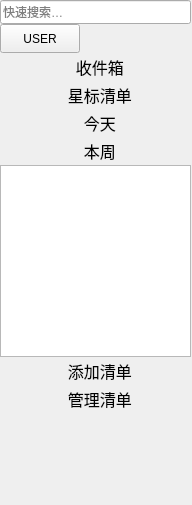
         <widget class="QWidget" name="leftWidget" native="true">
          <property name="sizePolicy">
           <sizepolicy hsizetype="Preferred" vsizetype="Expanding">
            <horstretch>0</horstretch>
            <verstretch>0</verstretch>
           </sizepolicy>
          </property>
          <property name="maximumSize">
           <size>
            <width>192</width>
            <height>16777215</height>
           </size>
          </property>
          <layout class="QVBoxLayout" name="verticalLayout">
           <property name="spacing">
            <number>0</number>
           </property>
           <property name="margin">
            <number>0</number>
           </property>
           <item>
            <widget class="QLineEdit" name="searchLE">
             <property name="minimumSize">
              <size>
               <width>191</width>
               <height>24</height>
              </size>
             </property>
             <property name="maximumSize">
              <size>
               <width>191</width>
               <height>24</height>
              </size>
             </property>
             <property name="autoFillBackground">
              <bool>false</bool>
             </property>
             <property name="inputMask">
              <string/>
             </property>
             <property name="text">
              <string/>
             </property>
             <property name="placeholderText">
              <string>快速搜索…</string>
             </property>
            </widget>
           </item>
           <item>
            <layout class="QHBoxLayout" name="horizontalLayout_2">
             <item>
              <widget class="QPushButton" name="userMenuBtn">
               <property name="minimumSize">
                <size>
                 <width>0</width>
                 <height>29</height>
                </size>
               </property>
               <property name="maximumSize">
                <size>
                 <width>16777215</width>
                 <height>29</height>
                </size>
               </property>
               <property name="text">
                <string>USER</string>
               </property>
              </widget>
             </item>
             <item>
              <spacer name="horizontalSpacer_2">
               <property name="orientation">
                <enum>Qt::Horizontal</enum>
               </property>
               <property name="sizeHint" stdset="0">
                <size>
                 <width>40</width>
                 <height>20</height>
                </size>
               </property>
              </spacer>
             </item>
            </layout>
           </item>
           <item>
            <widget class="QPushButton" name="inboxBtn">
             <property name="minimumSize">
              <size>
               <width>191</width>
               <height>28</height>
              </size>
             </property>
             <property name="maximumSize">
              <size>
               <width>191</width>
               <height>28</height>
              </size>
             </property>
             <property name="font">
              <font>
               <family>Microsoft JhengHei UI</family>
               <pointsize>12</pointsize>
               <weight>50</weight>
               <bold>false</bold>
              </font>
             </property>
             <property name="cursor">
              <cursorShape>PointingHandCursor</cursorShape>
             </property>
             <property name="text">
              <string>  收件箱</string>
             </property>
             <property name="icon">
              <iconset>
               <normaloff>:/images/table.png</normaloff>:/images/table.png</iconset>
             </property>
             <property name="iconSize">
              <size>
               <width>24</width>
               <height>24</height>
              </size>
             </property>
             <property name="checkable">
              <bool>true</bool>
             </property>
             <property name="checked">
              <bool>false</bool>
             </property>
             <property name="flat">
              <bool>true</bool>
             </property>
            </widget>
           </item>
           <item>
            <widget class="QPushButton" name="starListBtn">
             <property name="minimumSize">
              <size>
               <width>191</width>
               <height>28</height>
              </size>
             </property>
             <property name="maximumSize">
              <size>
               <width>191</width>
               <height>28</height>
              </size>
             </property>
             <property name="font">
              <font>
               <family>Microsoft JhengHei UI</family>
               <pointsize>12</pointsize>
               <weight>50</weight>
               <bold>false</bold>
              </font>
             </property>
             <property name="cursor">
              <cursorShape>PointingHandCursor</cursorShape>
             </property>
             <property name="text">
              <string>  星标清单</string>
             </property>
             <property name="icon">
              <iconset>
               <normaloff>:/images/tags.png</normaloff>:/images/tags.png</iconset>
             </property>
             <property name="iconSize">
              <size>
               <width>24</width>
               <height>24</height>
              </size>
             </property>
             <property name="checkable">
              <bool>true</bool>
             </property>
             <property name="checked">
              <bool>false</bool>
             </property>
             <property name="flat">
              <bool>true</bool>
             </property>
            </widget>
           </item>
           <item>
            <widget class="QPushButton" name="todayBtn">
             <property name="minimumSize">
              <size>
               <width>191</width>
               <height>28</height>
              </size>
             </property>
             <property name="maximumSize">
              <size>
               <width>191</width>
               <height>28</height>
              </size>
             </property>
             <property name="font">
              <font>
               <family>Microsoft JhengHei UI</family>
               <pointsize>12</pointsize>
               <weight>50</weight>
               <bold>false</bold>
              </font>
             </property>
             <property name="cursor">
              <cursorShape>PointingHandCursor</cursorShape>
             </property>
             <property name="text">
              <string>  今天</string>
             </property>
             <property name="icon">
              <iconset>
               <normaloff>:/images/bookmark.png</normaloff>:/images/bookmark.png</iconset>
             </property>
             <property name="iconSize">
              <size>
               <width>24</width>
               <height>24</height>
              </size>
             </property>
             <property name="checkable">
              <bool>true</bool>
             </property>
             <property name="checked">
              <bool>false</bool>
             </property>
             <property name="flat">
              <bool>true</bool>
             </property>
            </widget>
           </item>
           <item>
            <widget class="QPushButton" name="weekBtn">
             <property name="minimumSize">
              <size>
               <width>191</width>
               <height>28</height>
              </size>
             </property>
             <property name="maximumSize">
              <size>
               <width>191</width>
               <height>28</height>
              </size>
             </property>
             <property name="font">
              <font>
               <family>Microsoft JhengHei UI</family>
               <pointsize>12</pointsize>
               <weight>50</weight>
               <bold>false</bold>
              </font>
             </property>
             <property name="cursor">
              <cursorShape>PointingHandCursor</cursorShape>
             </property>
             <property name="text">
              <string>  本周</string>
             </property>
             <property name="icon">
              <iconset>
               <normaloff>:/images/cube.png</normaloff>:/images/cube.png</iconset>
             </property>
             <property name="iconSize">
              <size>
               <width>24</width>
               <height>24</height>
              </size>
             </property>
             <property name="checkable">
              <bool>true</bool>
             </property>
             <property name="checked">
              <bool>false</bool>
             </property>
             <property name="flat">
              <bool>true</bool>
             </property>
            </widget>
           </item>
           <item>
            <widget class="QListWidget" name="listLW">
             <property name="sizePolicy">
              <sizepolicy hsizetype="Fixed" vsizetype="Expanding">
               <horstretch>0</horstretch>
               <verstretch>0</verstretch>
              </sizepolicy>
             </property>
             <property name="maximumSize">
              <size>
               <width>191</width>
               <height>16777215</height>
              </size>
             </property>
            </widget>
           </item>
           <item>
            <widget class="QPushButton" name="addListBtn">
             <property name="minimumSize">
              <size>
               <width>191</width>
               <height>28</height>
              </size>
             </property>
             <property name="maximumSize">
              <size>
               <width>191</width>
               <height>28</height>
              </size>
             </property>
             <property name="font">
              <font>
               <family>Microsoft JhengHei UI</family>
               <pointsize>12</pointsize>
               <weight>50</weight>
               <bold>false</bold>
              </font>
             </property>
             <property name="cursor">
              <cursorShape>PointingHandCursor</cursorShape>
             </property>
             <property name="text">
              <string>  添加清单</string>
             </property>
             <property name="icon">
              <iconset>
               <normaloff>:/images/cube.png</normaloff>:/images/cube.png</iconset>
             </property>
             <property name="iconSize">
              <size>
               <width>24</width>
               <height>24</height>
              </size>
             </property>
             <property name="checkable">
              <bool>true</bool>
             </property>
             <property name="checked">
              <bool>false</bool>
             </property>
             <property name="flat">
              <bool>true</bool>
             </property>
            </widget>
           </item>
           <item>
            <widget class="QPushButton" name="manageListBtn">
             <property name="minimumSize">
              <size>
               <width>191</width>
               <height>28</height>
              </size>
             </property>
             <property name="maximumSize">
              <size>
               <width>191</width>
               <height>28</height>
              </size>
             </property>
             <property name="font">
              <font>
               <family>Microsoft JhengHei UI</family>
               <pointsize>12</pointsize>
               <weight>50</weight>
               <bold>false</bold>
              </font>
             </property>
             <property name="cursor">
              <cursorShape>PointingHandCursor</cursorShape>
             </property>
             <property name="text">
              <string>  管理清单</string>
             </property>
             <property name="icon">
              <iconset>
               <normaloff>:/images/cube.png</normaloff>:/images/cube.png</iconset>
             </property>
             <property name="iconSize">
              <size>
               <width>24</width>
               <height>24</height>
              </size>
             </property>
             <property name="checkable">
              <bool>true</bool>
             </property>
             <property name="checked">
              <bool>false</bool>
             </property>
             <property name="flat">
              <bool>true</bool>
             </property>
            </widget>
           </item>
           <item>
            <spacer name="verticalSpacer">
             <property name="orientation">
              <enum>Qt::Vertical</enum>
             </property>
             <property name="sizeHint" stdset="0">
              <size>
               <width>20</width>
               <height>92</height>
              </size>
             </property>
            </spacer>
           </item>
          </layout>
         </widget>
